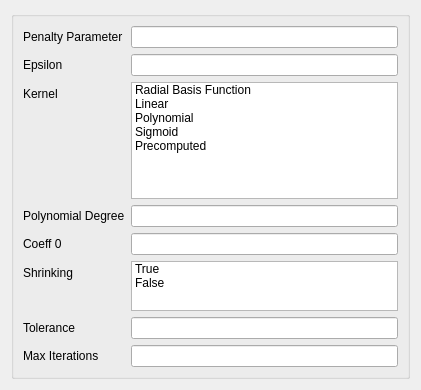
<?xml version="1.0" encoding="UTF-8"?>
<ui version="4.0">
 <class>Form</class>
 <widget class="QWidget" name="Form">
  <property name="geometry">
   <rect>
    <x>0</x>
    <y>0</y>
    <width>421</width>
    <height>390</height>
   </rect>
  </property>
  <property name="sizePolicy">
   <sizepolicy hsizetype="Ignored" vsizetype="Ignored">
    <horstretch>0</horstretch>
    <verstretch>0</verstretch>
   </sizepolicy>
  </property>
  <property name="windowTitle">
   <string>Form</string>
  </property>
  <layout class="QVBoxLayout" name="verticalLayout">
   <item>
    <widget class="QGroupBox" name="formGroupBox">
     <property name="toolTip">
      <string>&lt;html&gt;&lt;head/&gt;&lt;body&gt;&lt;p&gt;The method of Support Vector Classification can be extended to solve regression problems. This method is called Support Vector Regression.&lt;/p&gt;&lt;p&gt;The model produced by support vector classification (as described above) depends only on a subset of the training data, because the cost function for building the model does not care about training points that lie beyond the margin. Analogously, the model produced by Support Vector Regression depends only on a subset of the training data, because the cost function for building the model ignores any training data close to the model prediction.&lt;/p&gt;&lt;/body&gt;&lt;/html&gt;</string>
     </property>
     <layout class="QFormLayout" name="formLayout">
      <property name="fieldGrowthPolicy">
       <enum>QFormLayout::AllNonFixedFieldsGrow</enum>
      </property>
      <item row="0" column="0">
       <widget class="QLabel" name="cLabel">
        <property name="text">
         <string>Penalty Parameter</string>
        </property>
       </widget>
      </item>
      <item row="0" column="1">
       <widget class="QLineEdit" name="cLineEdit">
        <property name="value" stdset="0">
         <double>1.000000000000000</double>
        </property>
       </widget>
      </item>
      <item row="1" column="0">
       <widget class="QLabel" name="epsilonLabel">
        <property name="text">
         <string>Epsilon</string>
        </property>
       </widget>
      </item>
      <item row="1" column="1">
       <widget class="QLineEdit" name="epsilonLineEdit">
        <property name="value" stdset="0">
         <double>0.100000000000000</double>
        </property>
       </widget>
      </item>
      <item row="2" column="0">
       <widget class="QLabel" name="kernelLabel">
        <property name="text">
         <string>Kernel</string>
        </property>
       </widget>
      </item>
      <item row="2" column="1">
       <widget class="QListWidget" name="kernel_list">
        <property name="maximumSize">
         <size>
          <width>16777215</width>
          <height>120</height>
         </size>
        </property>
        <property name="selectionMode">
         <enum>QAbstractItemView::MultiSelection</enum>
        </property>
        <item>
         <property name="text">
          <string>Radial Basis Function</string>
         </property>
        </item>
        <item>
         <property name="text">
          <string>Linear</string>
         </property>
        </item>
        <item>
         <property name="text">
          <string>Polynomial</string>
         </property>
        </item>
        <item>
         <property name="text">
          <string>Sigmoid</string>
         </property>
        </item>
        <item>
         <property name="text">
          <string>Precomputed</string>
         </property>
        </item>
       </widget>
      </item>
      <item row="3" column="0">
       <widget class="QLabel" name="degreeLabel">
        <property name="text">
         <string>Polynomial Degree</string>
        </property>
       </widget>
      </item>
      <item row="3" column="1">
       <widget class="QLineEdit" name="degreeLineEdit"/>
      </item>
      <item row="4" column="0">
       <widget class="QLabel" name="coeff0Label">
        <property name="text">
         <string>Coeff 0</string>
        </property>
       </widget>
      </item>
      <item row="4" column="1">
       <widget class="QLineEdit" name="coeff0LineEdit"/>
      </item>
      <item row="5" column="0">
       <widget class="QLabel" name="shrinkingLabel">
        <property name="text">
         <string>Shrinking</string>
        </property>
       </widget>
      </item>
      <item row="5" column="1">
       <widget class="QListWidget" name="shrinking_list">
        <property name="maximumSize">
         <size>
          <width>16777215</width>
          <height>50</height>
         </size>
        </property>
        <property name="selectionMode">
         <enum>QAbstractItemView::MultiSelection</enum>
        </property>
        <item>
         <property name="text">
          <string>True</string>
         </property>
        </item>
        <item>
         <property name="text">
          <string>False</string>
         </property>
        </item>
       </widget>
      </item>
      <item row="6" column="0">
       <widget class="QLabel" name="toleranceLabel">
        <property name="text">
         <string>Tolerance</string>
        </property>
       </widget>
      </item>
      <item row="6" column="1">
       <widget class="QLineEdit" name="toleranceLineEdit">
        <property name="decimals" stdset="0">
         <number>3</number>
        </property>
        <property name="value" stdset="0">
         <double>0.001000000000000</double>
        </property>
       </widget>
      </item>
      <item row="7" column="0">
       <widget class="QLabel" name="maxIterationsLabel">
        <property name="text">
         <string>Max Iterations</string>
        </property>
       </widget>
      </item>
      <item row="7" column="1">
       <widget class="QLineEdit" name="maxIterationsLineEdit">
        <property name="minimum" stdset="0">
         <number>-1</number>
        </property>
        <property name="maximum" stdset="0">
         <number>9999999</number>
        </property>
        <property name="value" stdset="0">
         <number>-1</number>
        </property>
       </widget>
      </item>
     </layout>
    </widget>
   </item>
  </layout>
 </widget>
 <resources/>
 <connections/>
</ui>
